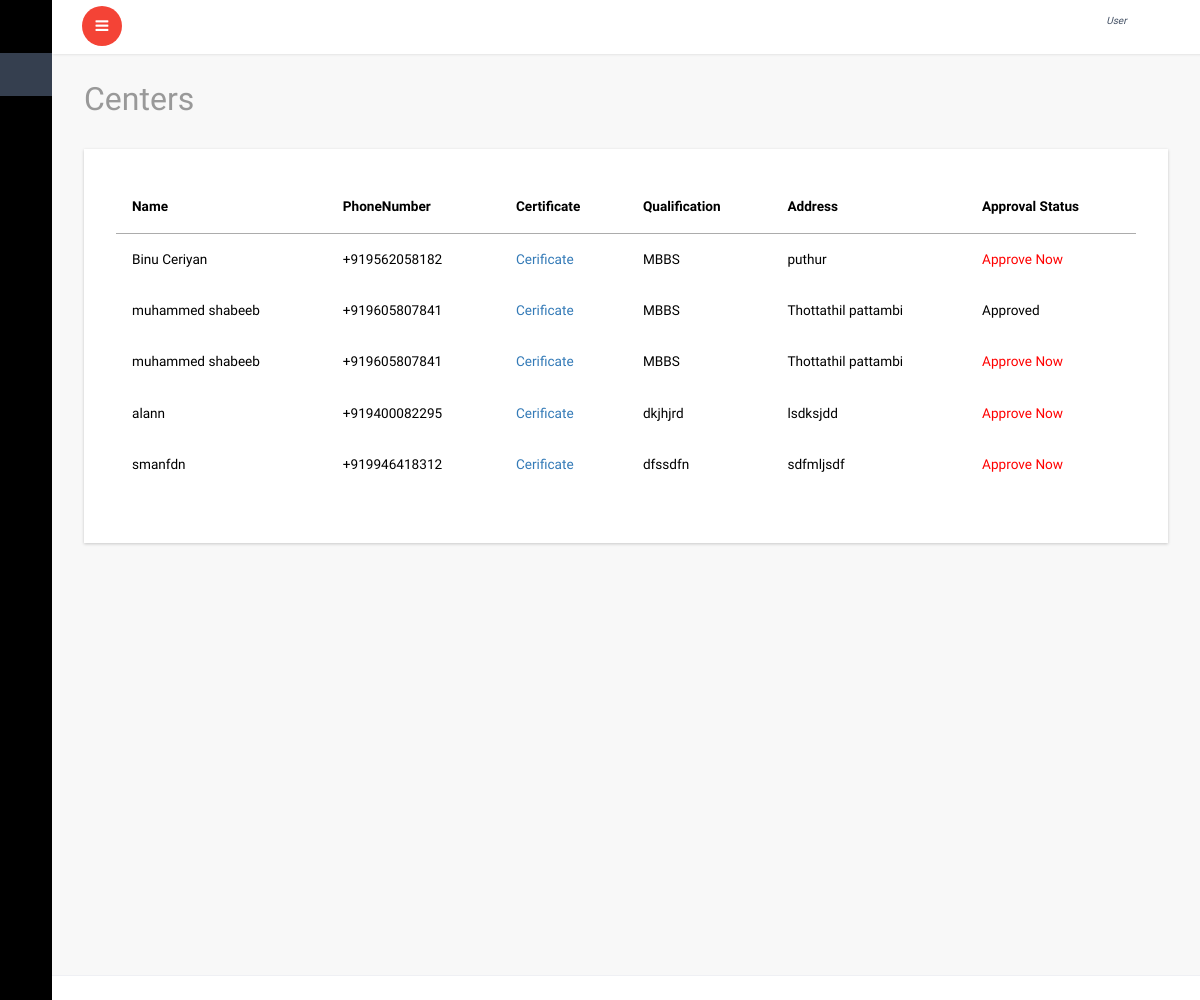
Page /all_doctor/ on the earlier database version.
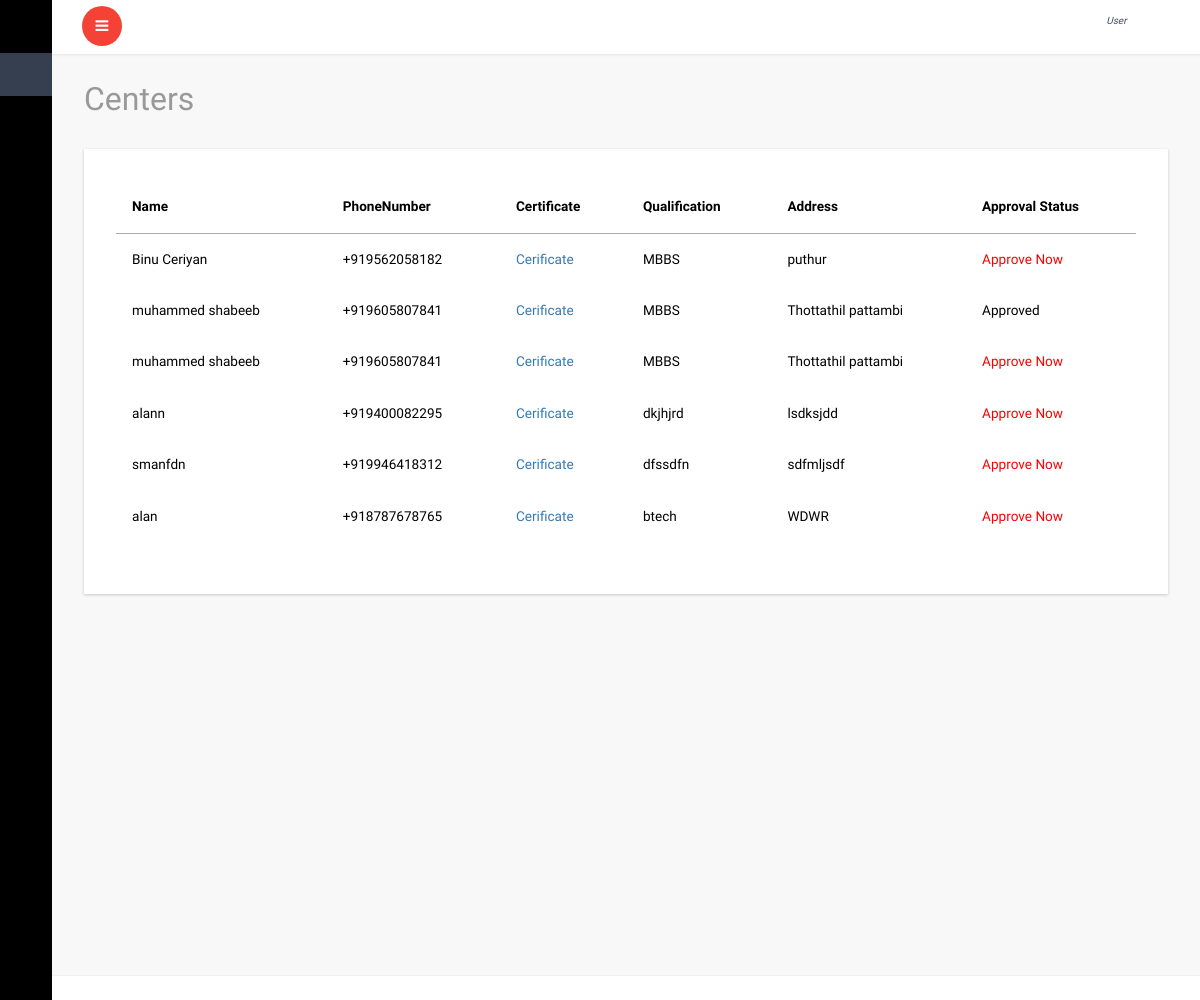
Same page on the later database version.
### account/models.py (models this page shows, shortened)
class Doctor(models.Model):
    user=models.OneToOneField(User,on_delete=models.CASCADE)
    center=models.ForeignKey(Center,on_delete=models.CASCADE,blank=True,null=True)
    name=models.CharField(max_length=50)
    doctor_photo=models.ImageField(upload_to='doctor_iamge')
    phonenumber=PhoneNumberField()
    doctor_certificate=models.FileField(upload_to='doctor_certificate')
    qualification=models.CharField(max_length=60)
    address=models.TextField()
    doctor_avilability=models.CharField(max_length=50,blank=True,null=True,choices=available)
    online_avilable=models.BooleanField(default=False)
    status_appruval=models.BooleanField(default=False)

### account/views.py (the view)
# urls.py: path('all_doctor/',views.all_doctor,name='all_doctor'),
def all_doctor(request):
    c=Doctor.objects.all()
    return render(request,'admin/doctor.html',{'c':c})

### templates/admin/doctor.html (shortened to what this page needs)
{% extends 'dashboard/index.html' %}
{% block content %}
			<div id="page-wrapper">
				<div class="graphs">
					<h3 class="blank1">Centers</h3>
					 <div class="xs tabls">
						<div class="bs-example4" data-example-id="contextual-table">
                            <table class="table">
                                {% if c %}
                                <thead>
                                    <tr>
                                      <th>Name</th>
                                      <th>PhoneNumber</th>
                                       <th>Certificate</th>
                                       <th>Qualification</th>
                                       <th>Address</th>
                                        <th>Approval Status</th>
                                    </tr>
                                </thead>
                                <tbody>
                                    {% for l in c %}
                                    <tr>
                                        <td>{{l.name}}</td>
                                        <td>{{l.phonenumber}}</td>
                                        <td><a href="{{l.doctor_certificate}}">Cerificate</a></td>
                                        <td>{{l.qualification}}</td>
                                        <td>{{l.address}}</td>
                                     {% if l.status_appruval == True %}
                                        <td>Approved</td>
                                        {% else %}
                                        <td><a href="{% url 'doctorappruval' l.id %}" style="color: red;">Approve Now</a></td>
                                        {% endif %}
                                    </tr>
                                    {% endfor %}
                                </tbody>
                            </table>
                            {% else %}
                            <h4>Not Registerd For appruval</h4>
                            {% endif %}
					   </div>
						</div>
						</div>
					</div>
		{% endblock %}

Differences in the rows shown:
added Doctor: name "alan", phonenumber "+918787678765", qualification "btech", address "WDWR", status_appruval "Approve Now"
